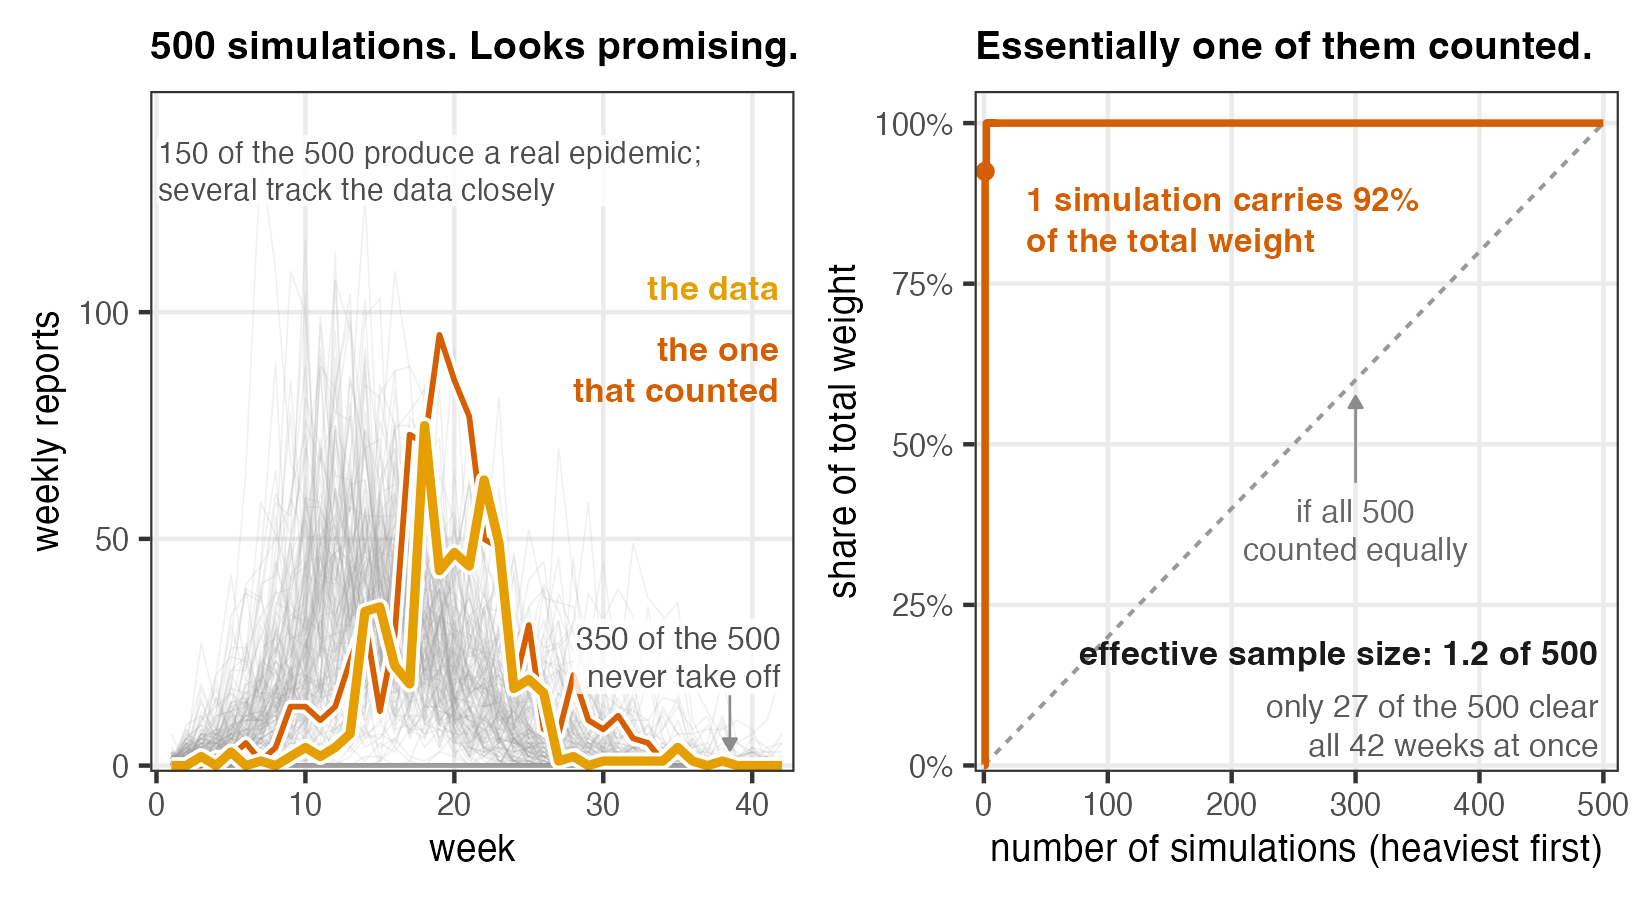

This chart was generated by the following R code:
## fig-direct-sim-fails.R -----------------------------------------------------
## A_likelihood_pfilter, Lecture A.  "ATTEMPT 1: direct simulation" -- the figure that
## kills guess-and-check.  Replaces the direct-simulation Monte Carlo algebra
## (L(theta) = E[prod_n f(y*_n|X_n)]) in 3_likelihood/main.qmd:345-388.
## Complements ../graphics/directsim_graph.pdf, which shows the IDEA; this shows
## the REALITY on the Consett 1948 data.
##
## Run from the project root (where 3_likelihood_pfilter.Rproj lives):
##   Rscript figures/fig-direct-sim-fails.R
## Reads : data/Measles_Consett_1948.csv (via scripts/model_measSIR.R)
## Writes: figures/fig-direct-sim-fails.png
##
## -- Parameter choice ---------------------------------------------------------
## We simulate at the best parameter we have for this model (Beta=22.31,
## Gamma=1.049; the logmeanexp MLE of results/pfilter-grid1.rds, particle-filter
## loglik ~ -107.5), NOT at the shipped default Beta=15, Gamma=0.5.  Deliberate,
## and it is the fair test: if unconditional simulation cannot estimate the
## likelihood even where the model fits best, it cannot do it anywhere.  (At the
## default, direct simulation lands near the truth by luck -- ESS 1.5 -- which
## would teach students exactly the wrong lesson.)
##
## -- What the figure actually argues ------------------------------------------
## The naive intuition to kill is "plenty of my simulations look like the data,
## so I am sampling the right region".  Some genuinely do: 150 of the 500 produce
## a real epidemic (peak >= 5) and 53 of them peak between 50 and 110 reports
## somewhere in weeks 15-24, i.e. right on top of the observed peak.  But the
## likelihood needs ONE trajectory to clear ALL 42 weeks at once, and only 27 of
## the 500 manage it -- one of those carries 92% of the weight.  The funnel
## 150 -> 27 -> 1 is the curse of dimensionality in plain sight, and it is
## exactly what resampling (the particle filter) fixes.  Do not retitle the left
## panel "nothing goes near the data": that is false here, and the render shows
## it is false (at week 20, ten simulations sit at or above the observed 47).
##
## -- Why there is no "middle 95%" band statistic here --------------------------
## An earlier version annotated "the data sits inside the middle 95% of the
## simulations at 37 of 42 weeks".  That number is real but VACUOUS: 350 of the
## 500 never take off, so the 2.5% quantile is 0 at every one of the 42 weeks and
## the lower bound never binds (sum(dat < lo) == 0).  "Inside the middle 95%" was
## therefore arithmetically identical to "at or below the 97.5th percentile", and
## it invited the false reading "the simulations bracket the data".  Restricting
## to the 150 that take off does NOT repair it -- the 2.5% quantile is still 0 at
## all 42 weeks there too (verified), so the "39 of 42" version of the statistic
## carries exactly the same defect.  Any band statistic on this ensemble is
## vacuous by construction.  We count take-offs instead, which is a real claim.
## -----------------------------------------------------------------------------

suppressMessages({
  library(tidyverse)
  library(pomp)
  library(patchwork)
})

theme_set(theme_bw())

## Okabe-Ito, course-fixed meanings
col_data <- "#E69F00"  # amber      : THE DATA (Consett reports), always
col_bad  <- "#D55E00"  # vermillion : the naive approach / what doesn't work
col_grey <- "grey60"   # grey       : de-emphasised context / latent

source("scripts/model_measSIR.R")

## ---- 1. the experiment ------------------------------------------------------
NSIM <- 500
SEED <- 1948

theta <- coef(measSIR)
theta["Beta"]  <- 22.31
theta["Gamma"] <- 1.049

set.seed(SEED)
sims <- simulate(measSIR, params = theta, nsim = NSIM, format = "arrays")

## log weight of each simulation: sum_n log f(y*_n | X_n)
ld <- dmeasure(
  measSIR,
  y      = obs(measSIR),
  x      = sims$states,
  times  = time(measSIR),
  params = theta,
  log    = TRUE
)                                   # NSIM x N
logw <- rowSums(ld)

## normalised weights (stable); simulations with logw = -Inf get weight 0
w  <- exp(logw - max(logw))
w  <- w / sum(w)
ws <- sort(w, decreasing = TRUE)

## ---- 2. the real numbers ----------------------------------------------------
ess       <- 1 / sum(w^2)
top1      <- ws[1]
n_ok      <- sum(is.finite(logw))     # sims with nonzero prob at EVERY week
best      <- which.max(logw)
ll_direct <- logmeanexp(logw)

wk   <- time(measSIR)
N_WK <- length(wk)
rep  <- sims$obs["reports", , ]                   # NSIM x N
dat  <- as.numeric(obs(measSIR)[1, ])

## Did the simulation produce an epidemic at all, or fizzle out?  A take-off is
## a run that ever exceeds TAKEOFF reports.  No band/quantile statistic is used:
## with 350 fizzles the 2.5% quantile is 0 at every week, so any "middle 95%"
## claim here is vacuous (see header).  These two counts partition the 500.
TAKEOFF <- 5
peak    <- apply(rep, 1, max)
is_take <- peak >= TAKEOFF
n_take  <- sum(is_take)                  # produced a real epidemic
n_fizz  <- sum(!is_take)                 # never took off

## backs the words "several track the data closely": peak of roughly the right
## size, at roughly the right time (data peaks at 75 in week 18).
pk_week <- wk[apply(rep, 1, which.max)]
n_close <- sum(peak >= 50 & peak <= 110 & pk_week >= 15 & pk_week <= 24)

stopifnot(n_take + n_fizz == NSIM, n_ok <= n_take)

message(sprintf("ESS                 = %.2f of %d", ess, NSIM))
message(sprintf("top-1 weight        = %.1f%%", 100 * top1))
message(sprintf("took off (peak>=%d)  = %d of %d", TAKEOFF, n_take, NSIM))
message(sprintf("fizzled             = %d of %d", n_fizz, NSIM))
message(sprintf("peak-matching sims  = %d", n_close))
message(sprintf("finite-lik sims     = %d of %d", n_ok, NSIM))
message(sprintf("the funnel          = %d -> %d -> 1", n_take, n_ok))
message(sprintf("direct-sim loglik   = %.2f", ll_direct))
message(sprintf("winner sim          = %d", best))

## ---- 3. left panel: the spaghetti -------------------------------------------
spag <- as.data.frame(as.table(rep)) |>
  setNames(c("sim", "tix", "reports")) |>
  mutate(week = wk[as.integer(tix)], sim = as.integer(sim),
         took_off = is_take[sim])

d_dat <- data.frame(week = wk, reports = dat)
d_win <- data.frame(week = wk, reports = rep[best, ])

ymax <- max(rep, dat)

p_left <- ggplot() +
  ## The fizzles are drawn thicker, NOT darker.  All 350 lie on top of each other
  ## along y = 0, so at any alpha they composite to a solid line; the reason the
  ## single commonest outcome was invisible is that it was a HAIRLINE, not that it
  ## was faint.  Width is what makes 70% of the ensemble read as dense.
  geom_line(
    data = filter(spag, !took_off), aes(week, reports, group = sim),
    colour = col_grey, alpha = 0.10, linewidth = 0.45
  ) +
  geom_line(
    data = filter(spag, took_off), aes(week, reports, group = sim),
    colour = col_grey, alpha = 0.15, linewidth = 0.18
  ) +
  ## white halos so the two signal lines lift out of the cloud
  geom_line(data = d_win, aes(week, reports), colour = "white", linewidth = 1.5) +
  geom_line(data = d_win, aes(week, reports), colour = col_bad, linewidth = 0.65) +
  geom_line(data = d_dat, aes(week, reports), colour = "white", linewidth = 1.9) +
  geom_line(data = d_dat, aes(week, reports), colour = col_data, linewidth = 1.05) +
  ## The setup, and it is a true claim, not a band statistic: 150 runs really do
  ## produce an epidemic and 53 of them peak at the right size at the right time.
  ## This is the belief the right panel then demolishes.  Boxed in translucent
  ## white so the spaghetti behind it cannot muddy the text.
  annotate("label", x = 0, y = ymax * 1.03,
           label = sprintf(
             "%d of the %d produce a real epidemic;\nseveral track the data closely",
             n_take, NSIM),
           hjust = 0, vjust = 1, size = 2.6, colour = "grey30",
           lineheight = 1.0, fill = alpha("white", 0.82), border.colour = NA,
           label.padding = unit(0.05, "lines")) +
  ## Name the zero line: it is the single commonest outcome and it is otherwise
  ## just "the x-axis" to a viewer.  Parked in weeks 33-42 above the flat amber
  ## tail (data <= 4 there, 0.03*ymax); only 12 of the 500 ever enter this box,
  ## and the translucent fill covers those.
  annotate("label", x = 42, y = ymax * 0.24,
           label = sprintf("%d of the %d\nnever take off", n_fizz, NSIM),
           hjust = 1, vjust = 1, size = 2.7, colour = "grey30",
           lineheight = 1.0, fill = alpha("white", 0.82), border.colour = NA,
           label.padding = unit(0.05, "lines")) +
  annotate("segment", x = 38.5, xend = 38.5,
           y = ymax * 0.115, yend = ymax * 0.025,
           colour = "grey55", linewidth = 0.3,
           arrow = arrow(length = unit(0.045, "in"), type = "closed")) +
  ## Colour key (no legend: colours are named here and in the talk).  Parked in
  ## the far-right column, which is verifiably empty: no simulation exceeds 49
  ## reports after week 31 (0.36*ymax), the setup note spans only weeks 0-27, and
  ## the "never take off" label sits far below at 0.24*ymax, so nothing shares an
  ## x-range or a baseline with these.  Plain text, no white boxes -- boxes here
  ## punched holes in the vermillion line at its peak.
  annotate("text", x = 41.8, y = ymax * 0.80,
           label = "the data", hjust = 1, vjust = 1,
           size = 2.9, colour = col_data, fontface = "bold") +
  annotate("text", x = 41.8, y = ymax * 0.70,
           label = "the one\nthat counted", hjust = 1, vjust = 1,
           size = 2.9, colour = col_bad, fontface = "bold", lineheight = 1.0) +
  scale_x_continuous(breaks = seq(0, 40, 10), expand = expansion(c(0.01, 0.02))) +
  scale_y_continuous(expand = expansion(c(0.01, 0.07))) +
  labs(x = "week", y = "weekly reports",
       title = "500 simulations. Looks promising.") +
  theme(
    plot.title  = element_text(size = 9.5, face = "bold", hjust = 0),
    axis.title  = element_text(size = 9),
    axis.text   = element_text(size = 7.5),
    panel.grid.minor = element_blank(),
    plot.margin = margin(2, 4, 2, 2)
  )

## ---- 4. right panel: where the weight actually went -------------------------
cum   <- data.frame(n = 0:NSIM, share = c(0, cumsum(ws)))
ideal <- data.frame(n = c(0, NSIM), share = c(0, 1))

p_right <- ggplot() +
  geom_line(data = ideal, aes(n, share),
            colour = col_grey, linetype = "22", linewidth = 0.45) +
  geom_step(data = cum, aes(n, share),
            colour = col_bad, linewidth = 0.85) +
  annotate("point", x = 1, y = top1, colour = col_bad, size = 1.5) +
  annotate("text", x = 34, y = 0.90,
           label = sprintf("1 simulation carries %.0f%%\nof the total weight",
                           100 * top1),
           hjust = 0, vjust = 1, size = 2.85, colour = col_bad,
           lineheight = 1.0, fontface = "bold") +
  annotate("text", x = 300, y = 0.415,
           label = "if all 500\ncounted equally",
           hjust = 0.5, vjust = 1, size = 2.7, colour = "grey40",
           lineheight = 1.0) +
  annotate("segment", x = 300, xend = 300, y = 0.44, yend = 0.575,
           colour = "grey55", linewidth = 0.3,
           arrow = arrow(length = unit(0.045, "in"), type = "closed")) +
  annotate("text", x = 496, y = 0.175,
           label = sprintf("effective sample size: %.1f of %d", ess, NSIM),
           hjust = 1, vjust = 0.5, size = 2.9, colour = "grey10",
           fontface = "bold") +
  annotate("text", x = 496, y = 0.015,
           label = sprintf("only %d of the %d clear\nall %d weeks at once",
                           n_ok, NSIM, N_WK),
           hjust = 1, vjust = 0, size = 2.7, colour = "grey35",
           lineheight = 1.0) +
  scale_x_continuous(breaks = seq(0, 500, 100), expand = expansion(c(0.015, 0.025))) +
  scale_y_continuous(labels = scales::percent_format(accuracy = 1),
                     limits = c(0, 1), expand = expansion(c(0.01, 0.05))) +
  labs(x = "number of simulations (heaviest first)",
       y = "share of total weight",
       title = "Essentially one of them counted.") +
  theme(
    plot.title  = element_text(size = 9.5, face = "bold", hjust = 0),
    axis.title  = element_text(size = 9),
    axis.text   = element_text(size = 7.5),
    panel.grid.minor = element_blank(),
    plot.margin = margin(2, 2, 2, 4)
  )

## ---- 5. assemble ------------------------------------------------------------
fig <- p_left | p_right

ggsave(
  "figures/fig-direct-sim-fails.png", fig,
  width = 5.5, height = 3.0, dpi = 300, bg = "white"
)

message("wrote figures/fig-direct-sim-fails.png")
